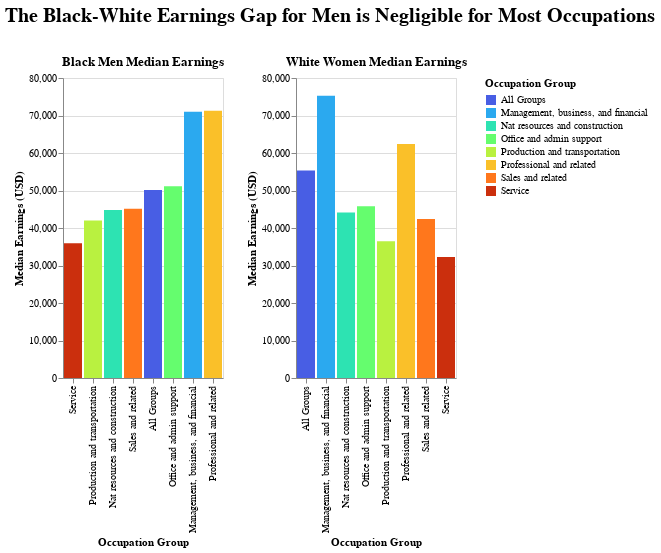

Notebook cell for this chart:
### Code cell
movies3 = movies.loc[(movies['Sex'] == 'Men') & (movies['Race and ethnicity'] == 'Black')]

#Test
b = alt.Chart(movies3, title=alt.Title(
       "Black Men Median Earnings",
       anchor='middle',
       orient='top')).mark_bar().encode(
    #x='',
    #alt.X('Occupation Group:N').title(''),
    alt.X('Occupation Group:N', sort=alt.EncodingSortField(
        op='average', field='Median Earnings (USD)', order='ascending')),
    alt.Y('Median Earnings (USD):Q'),
    #y=''
    alt.Color('Occupation Group:N').scale(scheme='turbo'),
    #alt.Column('Occupation Group:N').title('t'),
    #lt.Order('average((Median Earnings (USD):Q', sort='descending')
)

movies4 = movies.loc[(movies['Sex'] == 'Women') & (movies['Race and ethnicity'] == 'White, not Hispanic')]

c = alt.Chart(movies4, title=alt.Title(
       "White Women Median Earnings",
       anchor='middle',
       orient='top')).mark_bar().encode(
    #x='',
    alt.X('Occupation Group:N'),#, sort=alt.EncodingSortField(
        #op='average', field='Median Earnings (USD)', order='descending')),
    alt.Y('Median Earnings (USD):Q'),#, sort=alt.EncodingSortField(order='descending')),
    alt.Color('Occupation Group:N').scale(scheme='cividis'),
    #y=''
    #alt.Color('Race and ethnicity:N'),
    #alt.Column('Occupation Group:N').title('t'),
    #alt.Order('average((Median Earnings (USD):Q', sort='descending')
)

(b | c).properties(title = alt.Title(
       "The Black-White Earnings Gap for Men is Negligible for Most Occupations",
       anchor='middle',
       orient='top',
       offset = 30,
    fontSize = 20
   ), )

### Figure 1 — Vega-Lite specification as saved in the notebook (floating-point values rounded to 4 significant figures)
{"config": {"view": {"continuousWidth": 300, "continuousHeight": 300}}, "hconcat": [{"data": {"name": "data-833446b2f653a22ddf0ae5d5b57933c2"}, "mark": {"type": "bar"}, "encoding": {"color": {"field": "Occupation Group", "scale": {"scheme": "turbo"}, "type": "nominal"}, "x": {"field": "Occupation Group", "sort": {"field": "Median Earnings (USD)", "op": "average", "order": "ascending"}, "type": "nominal"}, "y": {"field": "Median Earnings (USD)", "type": "quantitative"}}, "title": {"text": "Black Men Median Earnings", "anchor": "middle", "orient": "top"}}, {"data": {"name": "data-7d6945ba6fa02abc7901f5f4a7b20d92"}, "mark": {"type": "bar"}, "encoding": {"color": {"field": "Occupation Group", "scale": {"scheme": "cividis"}, "type": "nominal"}, "x": {"field": "Occupation Group", "type": "nominal"}, "y": {"field": "Median Earnings (USD)", "type": "quantitative"}}, "title": {"text": "White Women Median Earnings", "anchor": "middle", "orient": "top"}}], "title": {"text": "The Black-White Earnings Gap for Men is Negligible for Most Occupations", "anchor": "middle", "fontSize": 20, "offset": 30, "orient": "top"}, "$schema": "https://vega.github.io/schema/vega-lite/v5.17.0.json", "datasets": {"data-833446b2f653a22ddf0ae5d5b57933c2": [{"Sex": "Men", "Race and ethnicity": "Black", "Median Earnings (USD)": 50120.0, "Occupation Group": "All Groups"}, {"Sex": "Men", "Race and ethnicity": "Black", "Median Earnings (USD)": 70970.0, "Occupation Group": "Management, business, and financial"}, {"Sex": "Men", "Race and ethnicity": "Black", "Median Earnings (USD)": 71280.0, "Occupation Group": "Professional and related"}, {"Sex": "Men", "Race and ethnicity": "Black", "Median Earnings (USD)": 35940.0, "Occupation Group": "Service"}, {"Sex": "Men", "Race and ethnicity": "Black", "Median Earnings (USD)": 45110.0, "Occupation Group": "Sales and related"}, {"Sex": "Men", "Race and ethnicity": "Black", "Median Earnings (USD)": 51120.0, "Occupation Group": "Office and admin support"}, {"Sex": "Men", "Race and ethnicity": "Black", "Median Earnings (USD)": 44830.0, "Occupation Group": "Nat resources and construction"}, {"Sex": "Men", "Race and ethnicity": "Black", "Median Earnings (USD)": 41970.0, "Occupation Group": "Production and transportation"}], "data-7d6945ba6fa02abc7901f5f4a7b20d92": [{"Sex": "Women", "Race and ethnicity": "White, not Hispanic", "Median Earnings (USD)": 55320.0, "Occupation Group": "All Groups"}, {"Sex": "Women", "Race and ethnicity": "White, not Hispanic", "Median Earnings (USD)": 75290.0, "Occupation Group": "Management, business, and financial"}, {"Sex": "Women", "Race and ethnicity": "White, not Hispanic", "Median Earnings (USD)": 62420.0, "Occupation Group": "Professional and related"}, {"Sex": "Women", "Race and ethnicity": "White, not Hispanic", "Median Earnings (USD)": 32280.0, "Occupation Group": "Service"}, {"Sex": "Women", "Race and ethnicity": "White, not Hispanic", "Median Earnings (USD)": 42420.0, "Occupation Group": "Sales and related"}, {"Sex": "Women", "Race and ethnicity": "White, not Hispanic", "Median Earnings (USD)": 45800.0, "Occupation Group": "Office and admin support"}, {"Sex": "Women", "Race and ethnicity": "White, not Hispanic", "Median Earnings (USD)": 44140.0, "Occupation Group": "Nat resources and construction"}, {"Sex": "Women", "Race and ethnicity": "White, not Hispanic", "Median Earnings (USD)": 36480.0, "Occupation Group": "Production and transportation"}]}}
